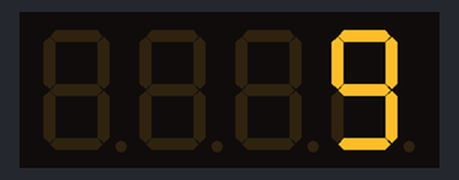
Simulated run of this program. Board: Raspberry Pi (BCM pin numbers). On the bench: 4-digit seven-segment display. The segment pins are drawn as the display they are named for.

Above: at 0.06 s.
At 2.76 s:
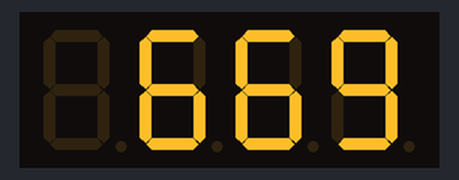
At 5.52 s:
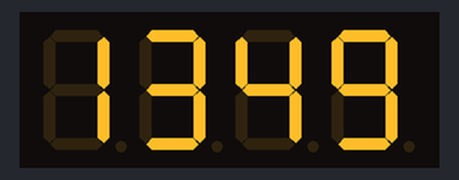
At 10.98 s:
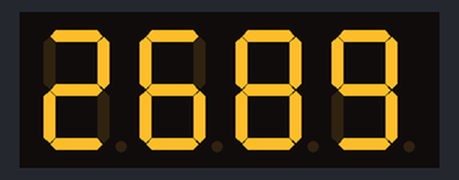
At 16.44 s:
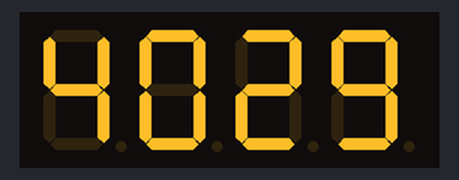
At 21.9 s:
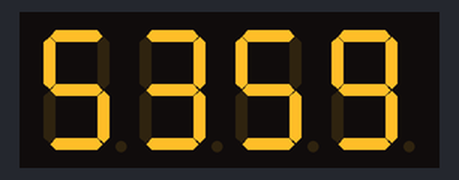

The program:

4Digit_Counter.py
```python
#0부터 9999R까지 증가

import RPi.GPIO as GPIO
import time
GPIO.setwarnings(False)
GPIO.setmode(GPIO.BCM)

segments = (21,16,6,19,26,20,5,13)

for segment in segments:
    GPIO.setup(segment, GPIO.OUT)
    GPIO.output(segment, GPIO.LOW)

digits = (24,23,18,4)

for digit in digits:
    GPIO.setup(digit,GPIO.OUT)
    GPIO.output(digit, GPIO.HIGH)

num = {' ':(0,0,0,0,0,0,0,0),
       '0':(1,1,1,1,1,1,0,0),
       '1':(0,1,1,0,0,0,0,0),
       '2':(1,1,0,1,1,0,1,0),
       '3':(1,1,1,1,0,0,1,0),
       '4':(0,1,1,0,0,1,1,0),
       '5':(1,0,1,1,0,1,1,0),
       '6':(1,0,1,1,1,1,1,0),
       '7':(1,1,1,0,0,1,0,0),
       '8':(1,1,1,1,1,1,1,0),
       '9':(1,1,1,1,0,1,1,0)}

def seg():
    for digit in range(4):
        GPIO.output(segments, (num[display_string[digit]]))
        GPIO.output(digits[digit], 0)
        time.sleep(0.001)
        GPIO.output(digits[digit], 1)
try:
    n = 0
    while n >= 0:
        display_string = str(n).rjust(4)
        n += 1
        if n == 9999 :
            n=0
        seg()
finally:
        GPIO.cleanup()
```
